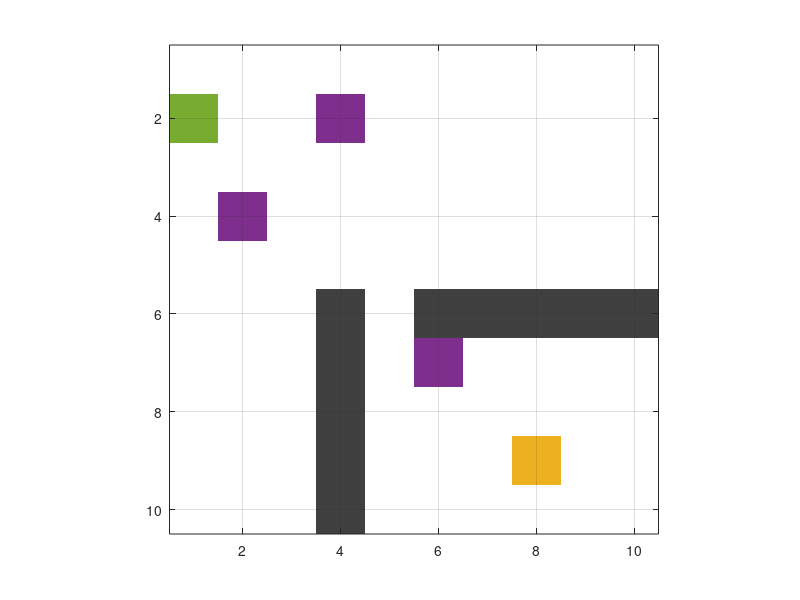

MATLAB code to generate this figure: (Note: this script raises an error after producing the figure.)
%% Grid Problem with Q-Learning
close all

%% initialization
grid_size = 10;
input_map = true(grid_size);
input_map(6:10,4) = false;   % Add an obstacle
input_map(6,6:10) = false;   % Add an obstacle
start_coords = [2, 1];
dest_coords = [9, 8];
pits_coords = [2, 4; 4,2; 7,6];

%% Setting up Environment
% set up color map for display
% 1 - white - clear cell
% 2 - black - obstacle
% 3 - red = visited
% 4 - blue  - on list
% 5 - green - start
% 6 - yellow - destination
% 7 - Traced Path
% 8 - Pit

cmap = [1.0000 1.0000 1.0000; ...
        0.2500 0.2500 0.2500; ...
        0.8500 0.3250 0.0980; ...
        0.0000 0.4470 0.7410; ...
        0.4660 0.6740 0.1880; ...
        0.9290 0.6940 0.1250; ...
	    0.6350 0.0780 0.1840;...
        0.4940 0.1840 0.5560];

colormap(cmap);

x = [1 grid_size];
y = [1 grid_size];

global nrows ncols map;
[nrows, ncols] = size(input_map);
map = zeros(nrows, ncols);

map(input_map) = 1;    % Mark free cells
map(~input_map) = 2;   % Mark obstacle cells

% Generate linear indices of start, dest nodes and pits
startNode = sub2ind(size(map), start_coords(1), start_coords(2));
destNode  = sub2ind(size(map), dest_coords(1),  dest_coords(2));
pitNode  = sub2ind(size(map), pits_coords(:,1),pits_coords(:,2));

map(startNode) = 5;
map(destNode)  = 6;
map(pitNode) = 8;

image(x,y,map)
grid on;
axis equal;
axis([0.5 grid_size+0.5 0.5 grid_size+0.5])

%% Learning 
global endEpisode rewardGoal rewardPit rewardStep;

% Rewards
rewardGoal = 10;  % reward for right set of actions
rewardPit = -100;  % penalty for wrong set of actions
rewardStep = -1;  % cost of motion

% Q-Matrix
nActions = 4;  % possible number of actions
nStates = nrows*ncols;
usePrevious=0;

if(usePrevious==1)
    load('gridQLearning.mat');
else
    Q = zeros(nStates,nActions);
end

alpha = 0.9;
gamma = 0.95;
nEpisode = 1000;  % max number of episodes

endEpisode = false;
currentNode = startNode;
iter = 1;
Action_ = [];
prev_Actions = [];
convergence = 0;

while(iter <= nEpisode)
    disp('*************************');
    str = ['Episode ',num2str(iter)]; 
    disp(str);
    
    free_space = find(map==1);
    startNode = free_space(randi(length(free_space),1))
    
    while(endEpisode == false)
       Qmax = max(Q(currentNode,:));
       action = find(Q(currentNode,:)==Qmax,1);
       Action_ = [Action_ action];
       [nextNode,reward] = newState(currentNode,action); 
       Q(currentNode,action) = Q(currentNode,action) + alpha*(reward + gamma*max(Q(nextNode,action)) - Q(currentNode,action));
       map(nextNode) = 4;
       map(currentNode) = 3; 
       image(x,y,map);
       grid on;
       axis equal;
       axis([0.5 grid_size+0.5 0.5 grid_size+0.5])
       pause(0.05);
       currentNode= nextNode;
    end
    disp('*************************'); 
    % reset enviorenment
    map(input_map) = 1;    % Mark free cells
    map(~input_map) = 2;   % Mark obstacle cells
%     startNode = sub2ind(size(map), start_coords(1), start_coords(2));
    destNode  = sub2ind(size(map), dest_coords(1),  dest_coords(2));
    pitNode   = sub2ind(size(map), pits_coords(:,1),pits_coords(:,2));
    map(startNode) = 5;
    map(destNode)  = 6;
    map(pitNode) = 8;
    image(x,y,map);
    axis equal;
    axis([0.5 grid_size+0.5 0.5 grid_size+0.5])
    grid on;
    pause(0.3);
    currentNode = startNode;
    endEpisode = false;
    if(isequal(prev_Actions,Action_))
        convergence = 1;
    end
    prev_Actions = Action_;
    Action_ = [];
    iter = iter +1;
end

function [nextNode,reward] = newState(currentNode,action)
    global endEpisode rewardGoal rewardPit rewardStep nrows ncols map;
    [i, j] = ind2sub([nrows,ncols], currentNode);
    
    switch action
        case 1        % move up
            i = i-1;  
            disp('moved up');
        
        case 2        % move right
            j = j+1; 
            disp('moved right');
        
        case 3        % move left
            j = j-1;
            disp('moved left');
        
        case 4        % move down
            i = i+1;      
            disp('moved down');
    end 
    
    try 
        nextNode = sub2ind([nrows,ncols],i,j);
    catch
        nextNode = currentNode;   
        endEpisode = true;
    end 
        
    switch map(nextNode)
        case 6
            reward = rewardGoal; 
            endEpisode = true;
            
        case 8
            reward = rewardPit;
            endEpisode = true;
            
        case 2
            reward = rewardStep;
            nextNode = currentNode;
            endEpisode = true;    
            
        otherwise
            reward = rewardStep;   
    end
end



